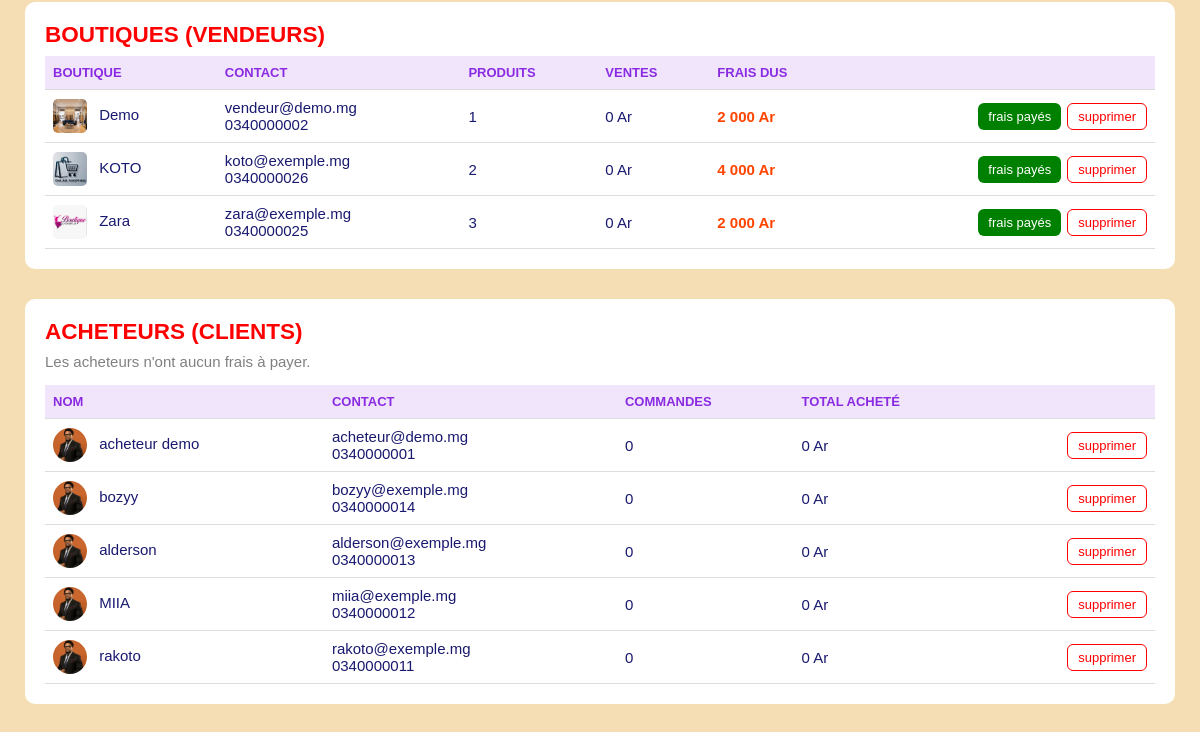
Before: /admin.php (signed in, lower part) with the older database file.
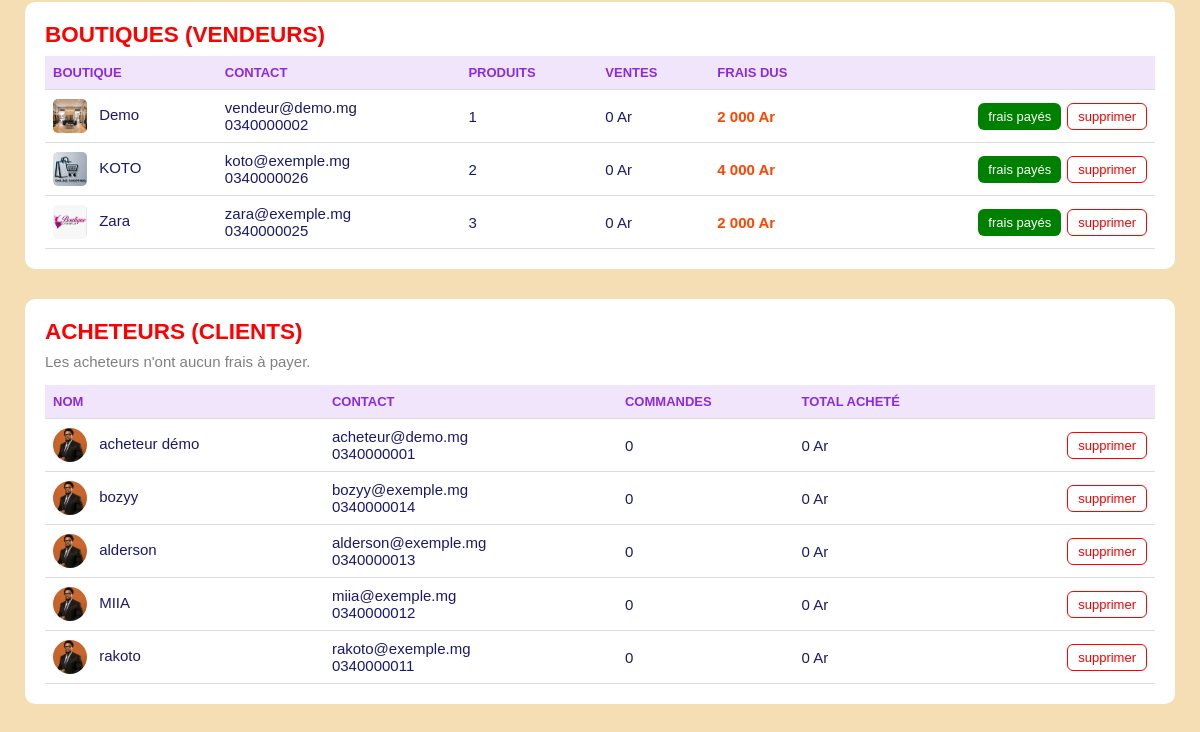
After: the same page with the newer database file.
### tables this page shows
CREATE TABLE `users` (
  `id` int NOT NULL AUTO_INCREMENT,
  `nom` varchar(100) NOT NULL,
  `telephone` varchar(30) NOT NULL,
  `email` varchar(150) NOT NULL,
  `date_naissance` date NOT NULL,
  `adresse` varchar(255) NOT NULL,
  `photo` varchar(255) NOT NULL,    
  `mot_de_pass` varchar(255) NOT NULL,
  PRIMARY KEY (`id`)
);

### functions/admin.php (called while the page is built, shortened)
<?php
require_once __DIR__ . "/../utils/image.php";
$db = connection_db_bou();
function get_boutiques_admin(): array
{
    global $db;
    return $db->query("
        SELECT b.*,
               (SELECT COUNT(*) FROM produits p WHERE p.id_boutique = b.id) AS nb_produits,
               (SELECT COUNT(*) FROM produits p WHERE p.id_boutique = b.id AND p.statut_validation = 'en_attente') AS nb_attente,
               (SELECT COALESCE(SUM(f.montant), 0) FROM frais f WHERE f.id_boutique = b.id AND f.paye = 0) AS frais_dus,
               (SELECT COALESCE(SUM(c.total), 0) FROM commande c WHERE c.id_boutique = b.id AND c.statut <> 'annulee') AS ventes
        FROM inscription_vendeur b
        ORDER BY b.id DESC
    ")->fetchAll(PDO::FETCH_ASSOC);
}
function get_acheteurs_admin(): array
{
    global $db;
    return $db->query("
        SELECT u.*,
               (SELECT COUNT(*) FROM commande c WHERE c.id_user = u.id AND c.statut <> 'annulee') AS nb_commandes,
               (SELECT COALESCE(SUM(c.total), 0) FROM commande c WHERE c.id_user = u.id AND c.statut <> 'annulee') AS total_achats
        FROM users u
        ORDER BY u.id DESC
    ")->fetchAll(PDO::FETCH_ASSOC);
}
?>

### utils/image.php (called while the page is built)
<?php
    function image_ou($fichier , $defaut){
        if($fichier !== null && $fichier !== "" && is_file(__DIR__."/../images/".$fichier)){
            return $fichier ;
        }
        return $defaut ;
    }
?>

### admin.php (the view, shortened to what this page needs)
<?php
require_once "functions/admin.php";
$boutiques = get_boutiques_admin();
$acheteurs = get_acheteurs_admin();
function ar($montant) {
    return number_format((float) $montant, 0, ',', ' ') . " Ar";
}
?>
<!DOCTYPE html>
<html lang="fr">
<head>
    <link rel="stylesheet" href="css_admin/admin.css?v=<?= filemtime("css_admin/admin.css") ?>">
</head>
<body>
    <main>
        <section id="boutiques">
            <h2>boutiques (vendeurs)</h2>
            <table>
                <tr><th>boutique</th><th>contact</th><th>produits</th><th>ventes</th><th>frais dus</th><th></th></tr>
                <?php foreach ($boutiques as $b) : ?>
                <tr>
                    <td>
                        <img src="images/<?= htmlspecialchars(image_ou($b["logo"], "kara.jpg")) ?>" alt="" class="mini">
                        <?= htmlspecialchars($b["boutname"]) ?>
                    </td>
                    <td><?= htmlspecialchars($b["email"]) ?><br><?= htmlspecialchars($b["numTel"]) ?></td>
                    <td><?= (int) $b["nb_produits"] ?>
                    </td>
                    <td><?= ar($b["ventes"]) ?></td>
                    <td class="<?= $b["frais_dus"] > 0 ? "du" : "" ?>"><?= ar($b["frais_dus"]) ?></td>
                    <td class="actions_ligne">
                        <form method="POST">
                            <?php if ($b["frais_dus"] > 0) : ?>
                                <button name="frais_payes" class="bouton vert petit">frais payés</button>
                            <?php else : ?>
                                <button name="frais_dus" class="bouton petit">remettre en attente</button>
                            <?php endif; ?>
                            <button name="supprimer_boutique" class="bouton rouge petit"
                                onclick="return confirm('Supprimer cette boutique ? Ses produits et ses commandes seront supprimés.')">supprimer</button>
                        </form>
                    </td>
                </tr>
                <?php endforeach; ?>
            </table>
        </section>
        <section id="acheteurs">
            <h2>acheteurs (clients)</h2>
            <p class="aide">Les acheteurs n'ont aucun frais à payer.</p>
            <table>
                <tr><th>nom</th><th>contact</th><th>commandes</th><th>total acheté</th><th></th></tr>
                <?php foreach ($acheteurs as $a) : ?>
                <tr>
                    <td>
                        <img src="images/<?= htmlspecialchars(image_ou($a["photo"], "pdp.jpg")) ?>" alt="" class="mini ronde">
                        <?= htmlspecialchars($a["nom"]) ?>
                    </td>
                    <td><?= htmlspecialchars($a["email"]) ?><br><?= htmlspecialchars($a["telephone"]) ?></td>
                    <td><?= (int) $a["nb_commandes"] ?></td>
                    <td><?= ar($a["total_achats"]) ?></td>
                    <td class="actions_ligne">
                        <form method="POST">
                            <button name="supprimer_acheteur" class="bouton rouge petit"
                                onclick="return confirm('Supprimer ce compte acheteur ?')">supprimer</button>
                        </form>
                    </td>
                </tr>
                <?php endforeach; ?>
            </table>
        </section>
    </main>
</body>
</html>

Changed rows visible on the page:
changed users "acheteur@demo.mg": nom "acheteur demo" → "acheteur démo"
